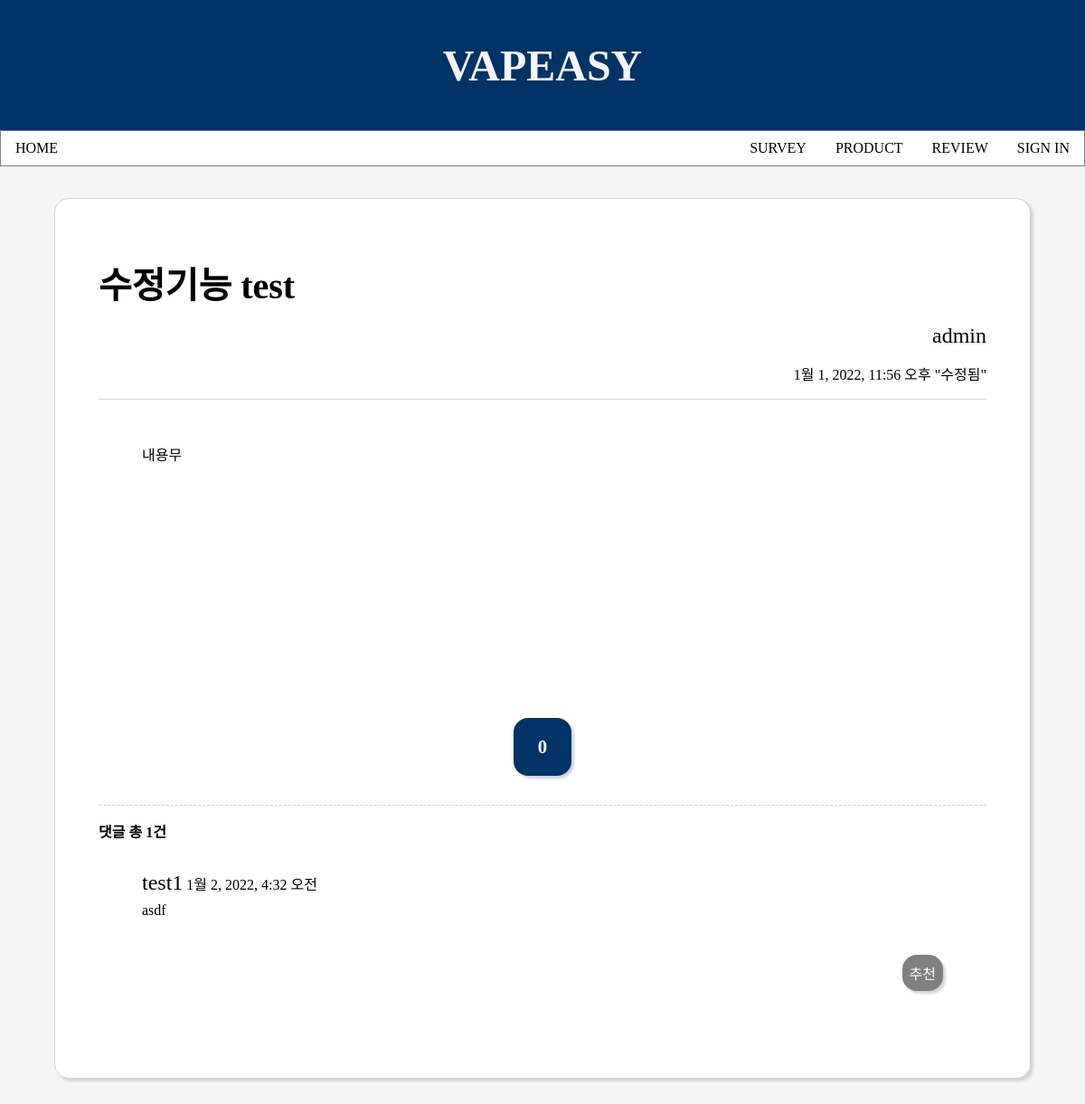
The page /review_detail/299/ on the database as committed earlier.
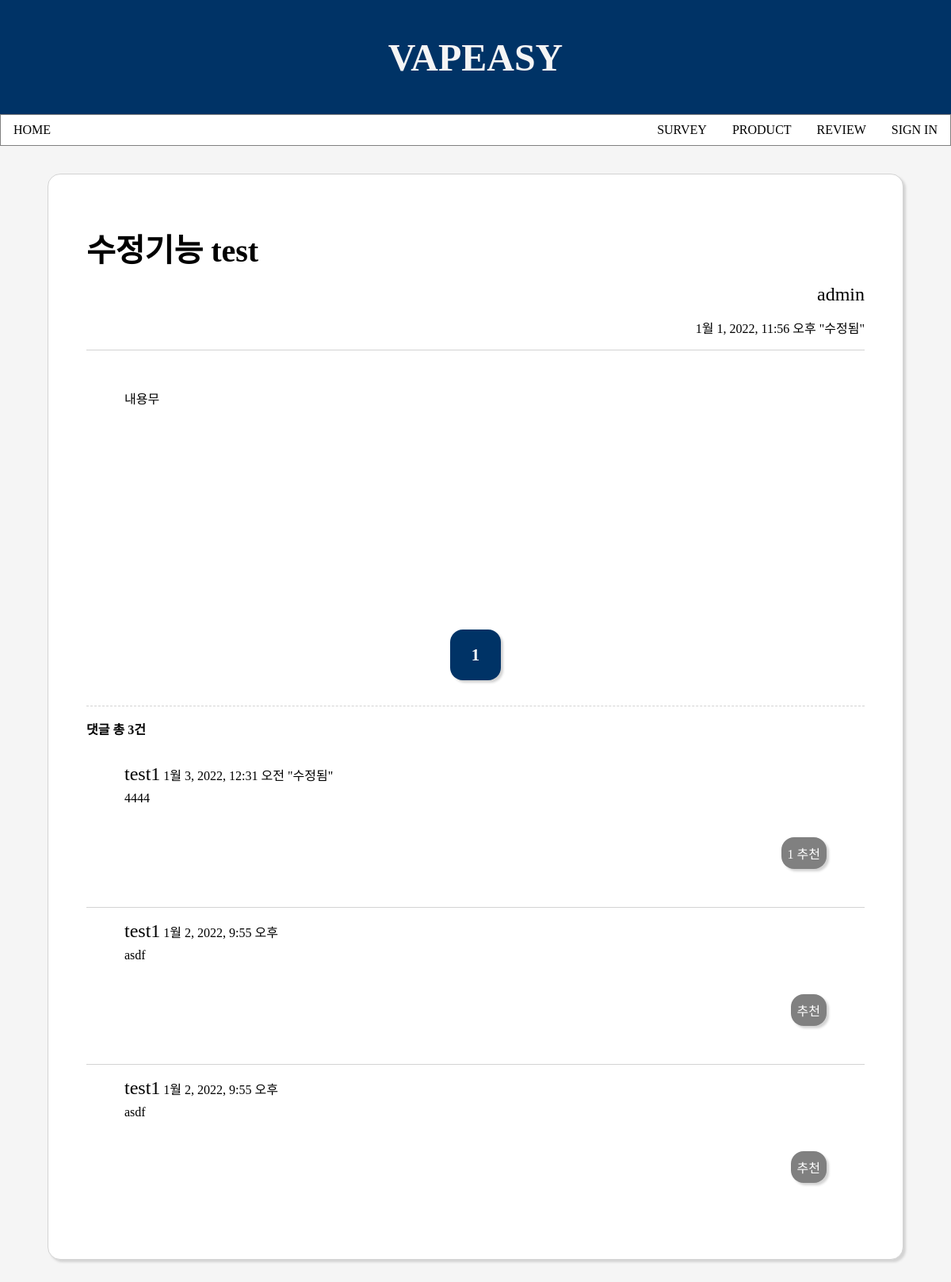
The same page on the database as committed later.
### vapeasy/models.py (models this page shows, shortened)
class Review(models.Model):
    subject = models.CharField(max_length=200)
    content = models.TextField()
    author = models.ForeignKey(User, on_delete=models.CASCADE, related_name='review_author')
    create_date = models.DateTimeField()
    modify_date = models.DateTimeField(null=True, blank=True)
    voter = models.ManyToManyField(User, related_name='voter_review')

class Comment(models.Model):
    author = models.ForeignKey(User, on_delete=models.CASCADE)
    content = models.TextField()
    create_date = models.DateTimeField()
    modify_date = models.DateTimeField(null=True, blank=True)
    review = models.ForeignKey(Review, null=True, blank=True, on_delete=models.CASCADE)
    voter = models.ManyToManyField(User, related_name='voter_comment')

### vapeasy/views/review_views.py (the view)
# urls.py: path('review_detail/<int:review_id>/', review_views.review_datail, name='review_detail'),
def review_datail(request, review_id):
    review = get_object_or_404(Review, pk=review_id)
    context = {'review': review}
    return render(request, 'vapeasy/review_detail.html', context)

### templates/vapeasy/review_detail.html (shortened to what this page needs)
{% extends 'base.html' %}
{% block content %}
{% load static %}
<link rel="stylesheet" href="{% static 'css/review_detail.css' %}">
<link rel="stylesheet" href="http://cdn.jsdelivr.net/npm/xeicon@2.3.3/xeicon.min.css">
    <div class="detailcontainer">
        <div class="mydetail">
            <div class="mytitle">
                <div class="subject">
                    {{ review.subject }}
                </div>
                <div class="author">{{ review.author }}</div>
                {% if review.modify_date %}
                <div class="create_date">
                    <label>{{ review.modify_date }} "수정됨"<label>
                </div>
                {% else %}
                <div class="create_date">{{ review.create_date }}</div>
                {% endif %}
            </div>
            <div class="content">{{ review.content }}</div>
            <div class="review-vote">
                <a class="vote-button" href="{% url 'vapeasy:vote_review' review.id %}" data-uri="{% url 'vapeasy:vote_review' review.id %}">
                    <p class="vote-count">{{ review.voter.count }}</p>
                </a>
            </div>
            {% if review.comment_set.count > 0 %}
                <label class="comment-count">댓글 총 {{ review.comment_set.count }}건</label>
                {% for comment in review.comment_set.all %}
                    <div class="comment">
                        <div class="comment-title">
                            <span class="comment-username">{{ comment.author }}</span>
                            {% if comment.modify_date %}
                            <span class="comment-date">{{ comment.modify_date }} "수정됨"</span>
                            {% else %}
                            <span class="comment-date">{{ comment.create_date }}</span>
                            {% endif %}
                        </div>
                        <div class="comment-content"><span>{{ comment.content }}</span></div>
                        <div class="comment-vote">
                            <a class="vote-button" href="{% url 'vapeasy:vote_comment' comment.id %}" data-uri="{% url 'vapeasy:vote_comment' comment.id %}">
                                <p class="vote-comment-count">
                                    {% if comment.voter.count > 0 %}
                                    {{ comment.voter.count }}
                                    {% endif %}
                                    추천
                                </p>
                            </a>
                        </div>
                    </div>
                {% endfor %}
            {% endif %}
        </div>
    </div>
{% endblock %}

### templates/base.html (shortened to what this page needs)
{% load static%}
<!DOCTYPE html>
<html lang="ko">
<head>
    <link rel="stylesheet" href="{% static 'css/base.css' %}">
</head>
<body>
    <div class="mycontainer">
        <div class="mybanner">
            <div><a href="{% url 'vapeasy:index' %}">VAPEASY</a></div>
        </div>
        <div class="mynavbar">
            <div class="menu"><a href="{% url 'vapeasy:index' %}">HOME</a></div>
            <div class="menu"><a href="{% url 'vapeasy:survey' %}">SURVEY</a></div>
            <div class="menu"><a href="#">PRODUCT</a></div>
            <div class="menu"><a href="{% url 'vapeasy:review_list' %}">REVIEW</a></div>
            {% if user.is_authenticated %}
                <div class="menu"><a href="{% url 'common:signout' %}">{{ user.username }}님 (SIGN OUT)</a></div>
            {% else %}
                <div class="menu"><a href="{% url 'common:signin' %}">SIGN IN</a></div>
            {% endif %}
        </div>
{% block content %}{% endblock %}
    </div>
</body>
</html>

### static/css/base.css (style rules this page uses)
* { box-sizing: border-box; outline: none; margin: 0; padding: 0; text-decoration: none; transition: 0.5s; }
html, body { background-color: #f5f5f5; }
.mycontainer { width: 100%; height: 100%; }
.mybanner { display: flex; justify-content: center; align-items: center; font-size: 3rem; font-weight: bold; height: 18vh; background-color: #003366; }
.mybanner > div > a { color: #f5f5f5; }
.mynavbar { border: 0.1rem solid grey; display: flex; align-items: center; justify-content: space-around; height: 5vh; margin-bottom: 0.2rem; background-color: white; }
.menu { margin: 0 1rem; }
.menu a { color: black; padding: 0.7rem 0; }
.mynavbar div:first-child { margin-right: auto; }

### static/css/review_detail.css (style rules this page uses)
* { box-sizing: border-box; outline: none; margin: 0; padding: 0; }
.detailcontainer { width: 100%; display: flex; flex-direction: column; align-items: center; }
.mydetail { width: 90%; display: flex; flex-direction: column; align-items: center; border: .1rem solid lightgrey; border-radius: 1rem; margin: 2rem 0; padding: 3rem; background-color: white; box-shadow: 3px 3px 3px lightgrey; }
.subject { font-size: 2.5em; font-weight: bold; vertical-align: middle; }
.author { font-size: 1.5em; text-align: end; }
.create_date { text-align: end; }
.mytitle { width: 100%; border-bottom: .1rem solid lightgrey; }
.mytitle > div { margin: 1rem 0; }
.content { width: 100%; min-height: 40vh; padding: 3rem; }
.review-vote { border: .1rem solid none; border-radius: 1rem; width: 4rem; height: 4rem; background-color: #003366; box-shadow: 3px 3px 3px lightgrey; margin: 2rem 0; }
.comment-vote { border: .1rem solid none; border-radius: 1rem; width: fit-content; height: fit-content; background-color: grey; box-shadow: 3px 3px 3px lightgrey; margin: 2rem 0; margin-left: auto; padding: 0.5rem; }
.vote-button { display: flex; flex-direction: column; align-items: center; justify-content: center; width: 100%; height: 100%; color: white; }
.vote-count { font-weight: bold; font-size: 1.3rem; }
.comment { display: flex; flex-direction: column; width: 100%; padding: 1rem 3rem; border-bottom: .1rem solid lightgrey; }
.comment:last-child { border-bottom: none; }
.comment-count { width: 100%; display: block; padding: 1rem 0; font-weight: bold; border-top: .1rem dashed lightgrey; }
.comment-username { font-size: 1.5em; }
.comment-content { margin: 0.5rem 0; }

Rows that differ between the two databases and show on the page:
removed Comment: author "test1", create_date "1월 2, 2022, 4:32 오전", content "asdf"
computed for Review "수정기능 test": voter.count "0" → "1"; comment_set.count "1" → "3"
added Comment: author "test1", modify_date "1월 3, 2022, 12:31 오전", content "4444", voter.count "1"
added Comment: author "test1", create_date "1월 2, 2022, 9:55 오후", content "asdf"
added Comment: author "test1", create_date "1월 2, 2022, 9:55 오후", content "asdf"
